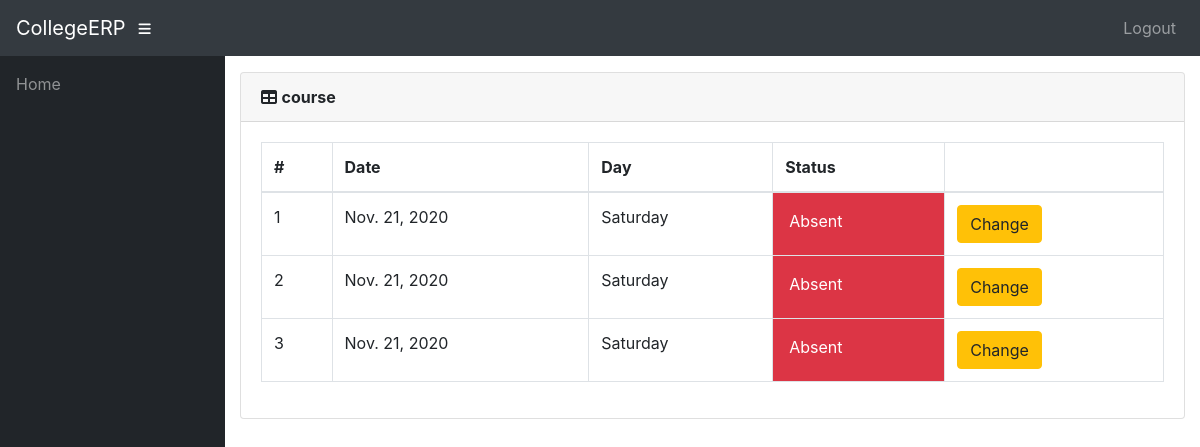
/info/teacher/212121/crs/attendance/ (signed in), run on the app's committed database.
### info/models.py (models this page shows, shortened)
class Course(models.Model):
    dept = models.ForeignKey(Dept, on_delete=models.CASCADE)
    id = models.CharField(primary_key='True', max_length=50)
    name = models.CharField(max_length=50)
    status = models.CharField(max_length=50, choices= lab_choice,  default='Theory')
    room = models.CharField(max_length=10, default='Room', blank=True)

class Attendance(models.Model):
    course = models.ForeignKey(Course, on_delete=models.CASCADE)
    student = models.ForeignKey(Student, on_delete=models.CASCADE)
    attendanceclass = models.ForeignKey(AttendanceClass, on_delete=models.CASCADE, default=1)
    date = models.DateField(default=date)
    status = models.BooleanField(default='True')

### info/views.py (the view)
# urls.py: path('teacher/<slug:stud_id>/<slug:course_id>/attendance/', views.t_attendance_detail, name='t_attendance_detail'),
@login_required()
def t_attendance_detail(request, stud_id, course_id):
    stud = get_object_or_404(Student, Rollno=stud_id)
    cr = get_object_or_404(Course, id=course_id)
    att_list = Attendance.objects.filter(course=cr, student=stud).order_by('date')
    return render(request, 'info/t_att_detail.html', {'att_list': att_list, 'cr': cr})

### info/models.py (called while the page is built)
    @property
    def is_student(self):
        if hasattr(self, 'student'):
            return True
        return False

    @property
    def is_teacher(self):
        if hasattr(self, 'teacher'):
            return True
        return False

### info/templates/info/t_att_detail.html (shortened to what this page needs)
<!DOCTYPE html>
<html lang="en">
<head>
    {% extends 'info/base.html' %}
    {% load static %}
    {% block content %}
        <div class="card mb-3">
            <div class="card-header">
              <i class="fas fa-table"></i>
            <strong>{{ cr.name }}</strong></div>
            <div class="card-body">
              <div class="table-responsive">
                <table class="table table-bordered" id="dataTable" width="100%" cellspacing="0">
                  <thead>
                    <tr>
                        <th>#</th>
                        <th>Date</th>
                        <th>Day</th>
                        <th>Status</th>
                        <th></th>
                    </tr>
                  </thead>
                  <tbody>
                        {% for a in att_list %}
                        <tr class="row100 body">
                            <td>{{ forloop.counter }}</td>
                            <td>{{ a.date }}</td>
                            <td>{{ a.date|date:"l" }}</td>
                            {% if a.status %}
                            <td class="p-3 mb-2 bg-success text-white">Present <span class="glyphicon glyphicon-thumbs-up"></span></td>
                            {% else %}
                            <td class="p-3 mb-2 bg-danger text-white">Absent <span class="glyphicon glyphicon-thumbs-down"></span</td>
                            {% endif %}
                            <td><a class="btn btn-warning" href="{% url 'change_att' a.id %}">Change</a> </td>
                        </tr>
                    {% empty %}
                            <p>student has no attendance</p>
                    {% endfor %}
                  </tbody>
                </table>
              </div>
            </div>
          </div>
    {% endblock %}

### data on the page
Course: name "course"
Attendance: date "Nov. 21, 2020", date "Saturday", status "Absent"
Attendance: date "Nov. 21, 2020", date "Saturday", status "Absent"
Attendance: date "Nov. 21, 2020", date "Saturday", status "Absent"
